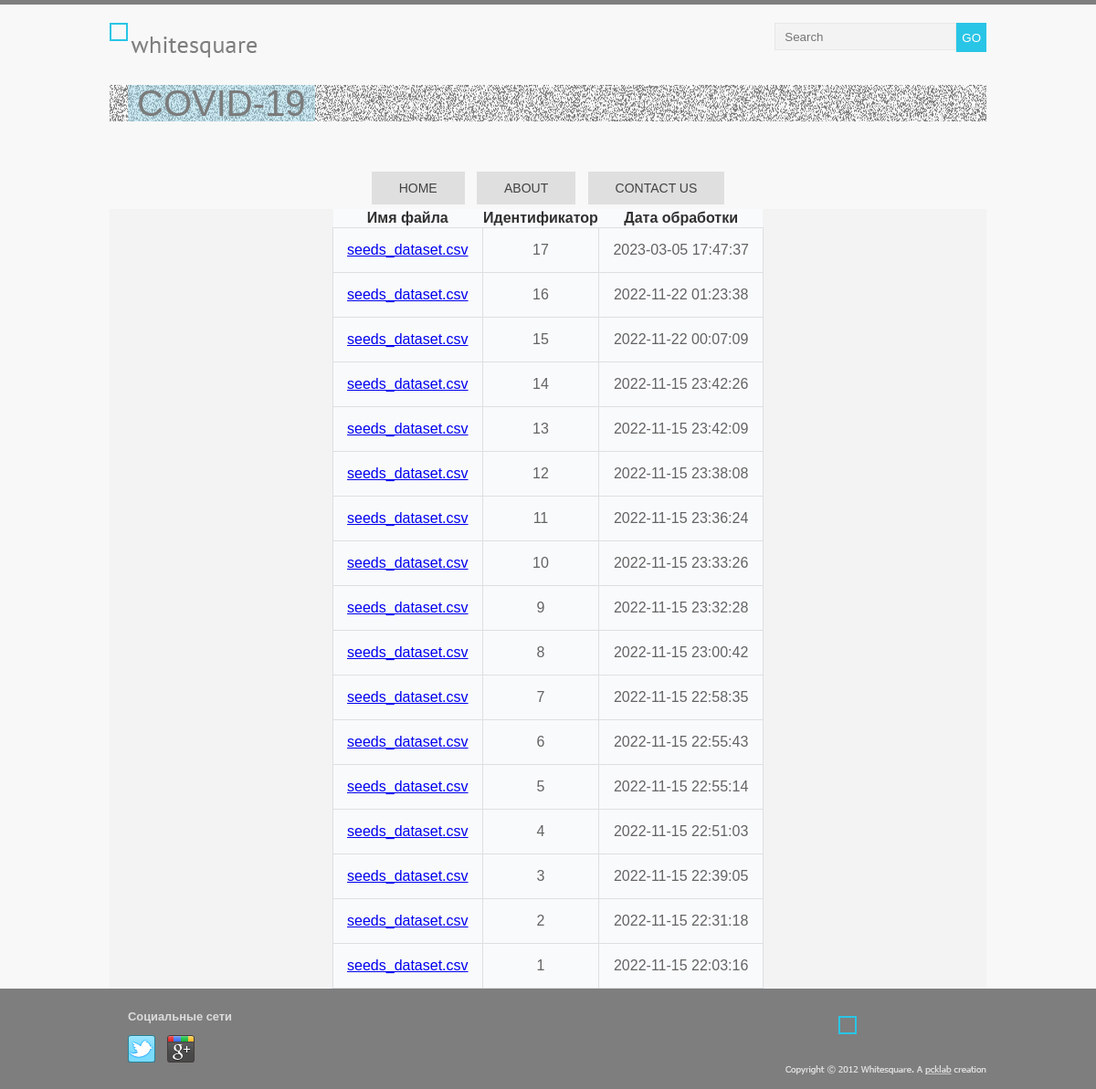
/index, run on the app's committed database.
### tables this page shows
CREATE TABLE source_files (
	id integer PRIMARY KEY autoincrement, 
	filename varchar(255) NOT NULL, 
	processed datetime
);

### labapp/router.py (the view)
@app.route('/', methods=['GET'])
@app.route('/index', methods=['GET'])
def index():
    processed_files = webservice.get_source_files_list()
    return render_template('index.html',
                           title='MY BEST WEBSERVICE!!1',
                           page_name='HOME',
                           navmenu=webservice.navmenu,
                           processed_files=processed_files)

### labapp/repository/connectorfactory.py (called while the page is built)
    def get_connector(self, datastore):
        if datastore.startswith("sqlite:///"):
            self.instance = SQLiteStoreConnector(datastore)
            if self.instance.connect():
                return self.instance
        elif datastore.startswith("pymysql://"):
            self.instance = MySQLStoreConnector(datastore)
            if self.instance.connect():
                return self.instance
        return None

### labapp/repository/sql_api.py (called while the page is built)
def select_all_from_source_files(connector: StoreConnector) -> List[tuple]:
    query = f'SELECT * FROM source_files ORDER BY processed DESC'
    result = connector.execute(query).fetchall()
    return result

### labapp/repository/sqliteconnector.py (called while the page is built)
    def connect(self):
        try:
            connection = sqlite3.connect(self._datastore[10:])
            cursor = connection.cursor()
            cursor.execute("PRAGMA foreign_keys = 1")
            cursor.close()
            self.connection = connection
            print("SQLite database connected.")
            return True
        except Exception as e:
            print(f'Connection error: {str(e)}')
            return False

    def execute(self, query):
        result = None
        if self._cursor is not None:
            try:
                result = self._cursor.execute(query)
            except Exception as e:
                self.connection.rollback()
                print(f'Query execution error: {str(e)}')
        else:
            print("Use start_transaction() first.")
        return result

    def start_transaction(self):
        if self._cursor is None and self.connection is not None:
            self._cursor = self.connection.cursor()

    def end_transaction(self):
        if self.connection is not None and self._cursor is not None:
            self.connection.commit()
            self._cursor.close()
            self._cursor = None

    def close(self):
        self.connection.close()
        self.connection = None

### labapp/webservice.py (called while the page is built)
def get_source_files_list() -> List[tuple]:
    db_connector = SQLStoreConnectorFactory().get_connector(DB_URL)  # инициализируем соединение
    db_connector.start_transaction()  # начинаем выполнение запросов (открываем транзакцию)
    result = sql_api.select_all_from_source_files(db_connector)  # получаем список всех обработанных файлов
    db_connector.end_transaction()  # завершаем выполнение запросов (закрываем транзакцию)
    db_connector.close()
    return result

### labapp/templates/index.html
{% extends "layout.html" %}
{% block content %}
    <article>
        <table align="center">
            <tr>
                <th>Имя файла</th>
                <th>Идентификатор</th>
                <th>Дата обработки</th>
            </tr>
            <tbody>
            {% for row in processed_files %}
                <tr>
                    <td>
                        <a href="/data/{{row[0]}}">{{row[1]}}</a>
                    </td>
                    <td>
                        {{row[0]}}
                    </td>
                    <td>
                        {{row[2]}}
                    </td>
                </tr>
            {% endfor %}
            </tbody>
        </table>
    </article>
{% endblock %}

### labapp/templates/layout.html (shortened to what this page needs)
<html>
<head>
		<link rel="stylesheet" href="/static/stylesheets/styles.css">
</head>
		<body>
			<div class="wrapper">
				<header>
					<a href="/"><img src="/static/images/logo.png" alt="Whitesquare logo"></a>
					<form name="search" class="sinput" action="#" method="get">
						<input type="search" name="q" placeholder="Search"><button type="submit">GO</button>
					</form>
					<div class="heading">
						<h1 id="head_name">COVID-19</h1>
					</div>
				</header>
				{% if navmenu %}
					<nav>
						<ul class="top-menu">
							{% for item in navmenu %}
								<li><a href="{{item.addr}}">{{item.name}}</a></li>
							{% endfor %}
						</ul>
					</nav>
				{% endif %}
				<main id="{{page_name}}">
					{% block content %}{% endblock %}
				</main>
			</div>
			<footer>
				<div class="footer">
					<div id="social">
						<h3>Социальные сети</h3>
						<a href="http://twitter.com/" class="social-icon twitter"></a>
						<a href="http://google.com/" class="social-icon google"></a>
					</div>
					<div id="footer-logo">
						<a href="/"><img src="/static/images/footer-logo.png" alt="Whitesquare logo"></a>
					</div>
				</div>
			</footer>
		</body>
</html>

### labapp/static/stylesheets/styles.css (style rules this page uses)
body { color: #303030; font: 12px Tahoma, sans-serif; background-color: #f8f8f8; border-top: 5px solid #7e7e7e; margin: 0; }
input[type="text"], input[type="search"], input[type="email"] { background-color: #f3f3f3; border: 1px solid #e7e7e7; height: 30px; color: #303030; padding: 0 10px; vertical-align: top; }
input[type="submit"], button { color: #fff; background-color: #29c5e6; border: none; height: 32px; font-family: 'Oswald', sans-serif; }
.wrapper { max-width: 960px; margin: auto; }
header { padding: 20px 0; }
main { background:#f3f3f3; }
footer { background: #7e7e7e; color: #dbdbdb; font-size: 11px; }
.footer { max-width: 960px; margin: auto; padding: 10px 0; height: 90px; }
.sinput { float: right; }
nav a { text-decoration: none; }
nav ul { margin: 0; padding: 0; }
nav li { list-style-position: inside; font: 14px 'Oswald', sans-serif; padding: 10px; }
h1 { display: inline-block; color: #000000; font: 40px/40px 'Oswald', sans-serif; margin: 0; padding: 0 10px; }
.heading { background: url(../images/noise-bg.png); opacity: 0.5; margin: 30px 0; padding-left: 20px; }
.heading > h1 { background:rgba(72, 190, 226, 0.5); }
.top-menu { text-align: center; }
.top-menu li { display: inline-block; padding: 10px 30px; margin: 5px; background:rgba(0,0,0,0.1); }
.top-menu a { color: #424242; }
#footer-logo { float: right; margin-top: 20px; font-size: 10px; text-align: right; }
#social { float: left; margin-left: 20px; width: 130px; }
.social-icon { width: 30px; height: 30px; display: inline-block; margin-right: 10px; }
.twitter { background: url(../images/twitter.png); background-position: 0 0; }
.google { background: url(../images/google.png); background-position: -30px 0; }
table { border-collapse: collapse; font-family: Tahoma, Geneva, sans-serif; text-align: center; }
table td { padding: 15px; }
table tbody td { color: #636363; border: 1px solid #dddfe1; }
table tbody tr { background-color: #f9fafb; }

### data on the page
source_files: filename "seeds_dataset.csv", id "17", processed "2023-03-05 17:47:37"
source_files: filename "seeds_dataset.csv", id "16", processed "2022-11-22 01:23:38"
source_files: filename "seeds_dataset.csv", id "15", processed "2022-11-22 00:07:09"
source_files: filename "seeds_dataset.csv", id "14", processed "2022-11-15 23:42:26"
source_files: filename "seeds_dataset.csv", id "13", processed "2022-11-15 23:42:09"
source_files: filename "seeds_dataset.csv", id "12", processed "2022-11-15 23:38:08"
source_files: filename "seeds_dataset.csv", id "11", processed "2022-11-15 23:36:24"
source_files: filename "seeds_dataset.csv", id "10", processed "2022-11-15 23:33:26"
source_files: filename "seeds_dataset.csv", id "9", processed "2022-11-15 23:32:28"
source_files: filename "seeds_dataset.csv", id "8", processed "2022-11-15 23:00:42"
source_files: filename "seeds_dataset.csv", id "7", processed "2022-11-15 22:58:35"
source_files: filename "seeds_dataset.csv", id "6", processed "2022-11-15 22:55:43"
source_files: filename "seeds_dataset.csv", id "5", processed "2022-11-15 22:55:14"
source_files: filename "seeds_dataset.csv", id "4", processed "2022-11-15 22:51:03"
source_files: filename "seeds_dataset.csv", id "3", processed "2022-11-15 22:39:05"
source_files: filename "seeds_dataset.csv", id "2", processed "2022-11-15 22:31:18"
source_files: filename "seeds_dataset.csv", id "1", processed "2022-11-15 22:03:16"

### other printed values
{{ item.name }} "HOME" "ABOUT" "CONTACT US"
